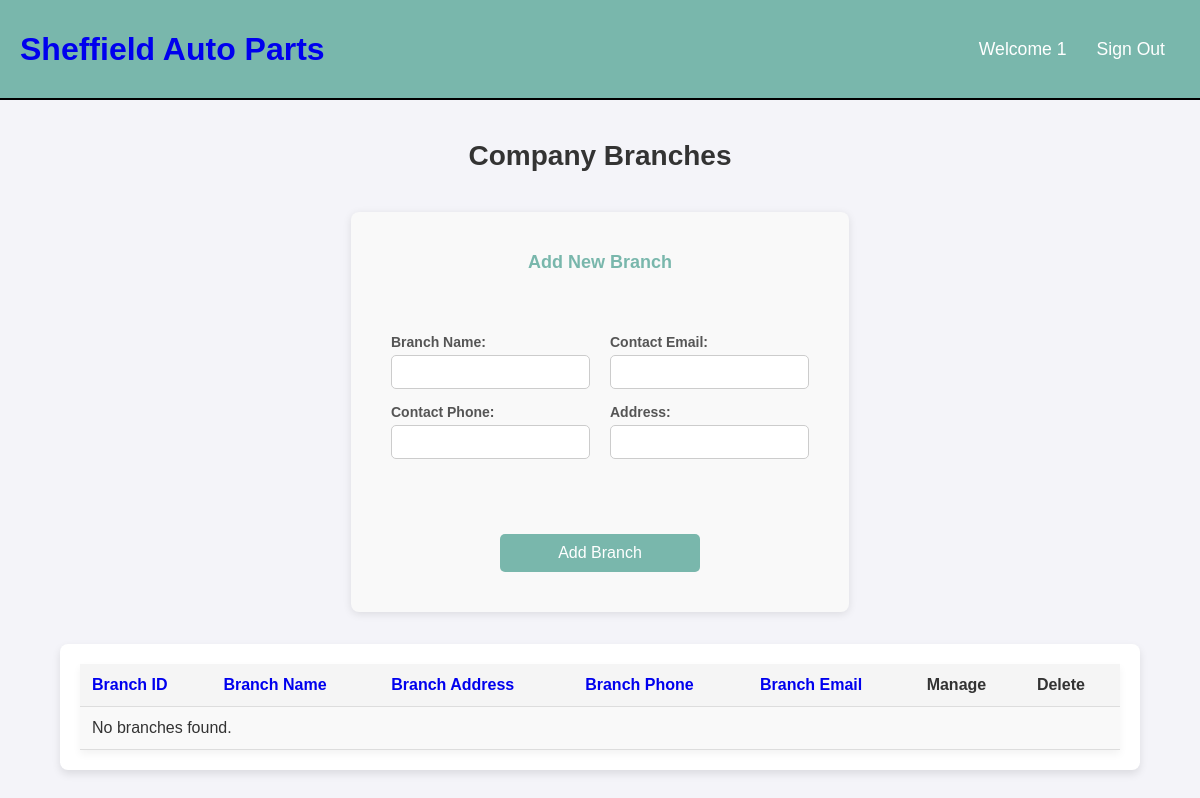
The app's page /view_branches.php (signed in), older data.
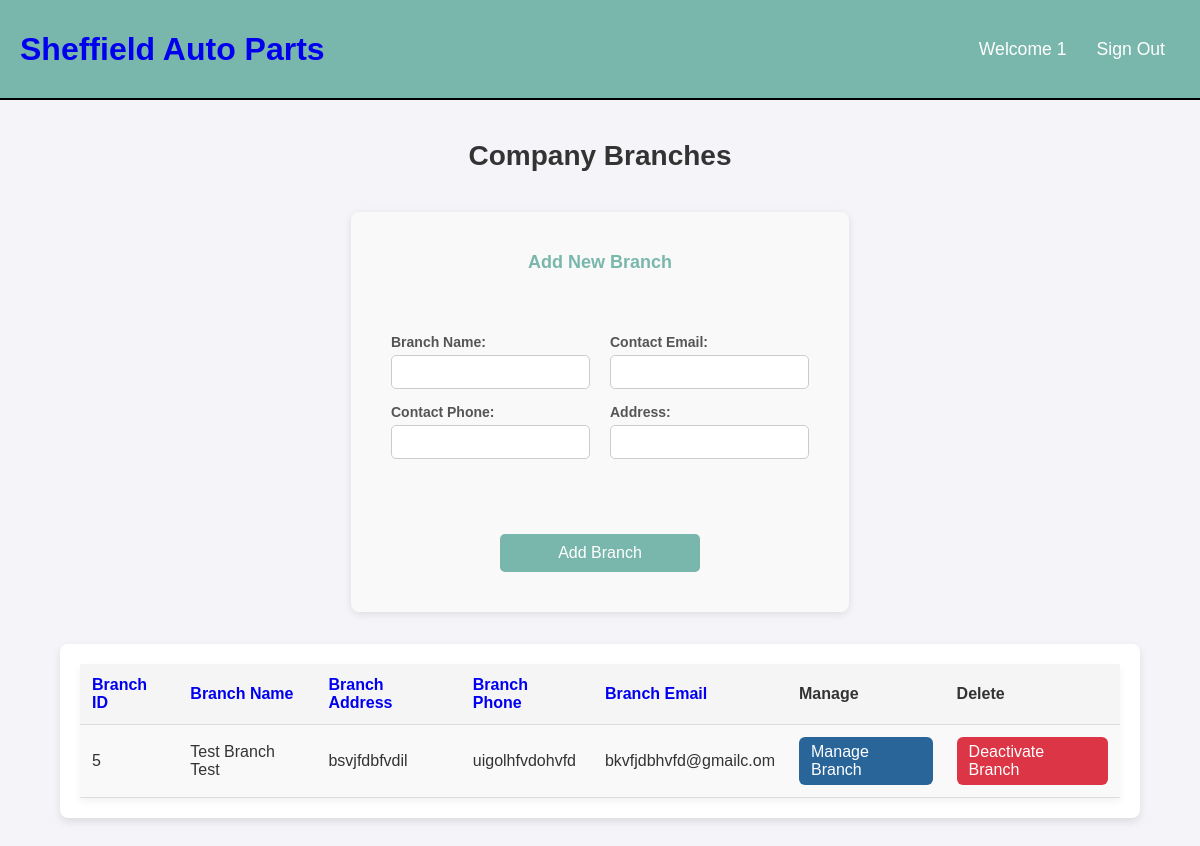
The same page, newer data.
### tables this page shows
CREATE TABLE `branches` (
  `branch_id` int(11) NOT NULL,
  `branch_name` varchar(255) NOT NULL,
  `branch_address` varchar(255) DEFAULT NULL,
  `branch_phone` varchar(20) DEFAULT NULL,
  `branch_email` varchar(255) DEFAULT NULL
);

### view_branches.php (the view, shortened to what this page needs)
<?php
include('include/init.php');
$sort_column = isset($_GET['sort_column']) ? $_GET['sort_column'] : 'branch_id';
$sort_order = isset($_GET['sort_order']) && $_GET['sort_order'] === 'desc' ? 'desc' : 'asc';
$next_sort_order = $sort_order === 'asc' ? 'desc' : 'asc';
$sql = "SELECT branch_id, branch_name, branch_address, branch_phone, branch_email FROM branches
        ORDER BY $sort_column $sort_order";
$result = $con->query($sql);
?>
<!DOCTYPE html>
<html lang="en">
<head>
    <link rel="stylesheet" href="style/base.css">
    <link rel="stylesheet" href="style/suppliers.css">
    <link rel="stylesheet" href="style/tablelist.css">
</head>
<body>
    <?php include('include/header.php')?>
    <div class="page-container">
        <h2 class="page-title">Company Branches</h2>
        <form action="view_branches.php" method="POST" class="supplier-form">
            <h3>Add New Branch</h3>
            <div class="supplier-form-columns">
                <div class="left-column">
                    <div class="form-group">
                        <label for="branch_name">Branch Name:</label>
                        <input type="text" id="branch_name" name="branch_name" required>
                    </div>
                    <div class="form-group">
                        <label for="branch_phone">Contact Phone:</label>
                        <input type="text" id="branch_phone" name="branch_phone" required>
                    </div>
                </div>
                <div class="right-column">
                    <div class="form-group">
                        <label for="branch_email">Contact Email:</label>
                        <input type="email" id="branch_email" name="branch_email" required>
                    </div>
                    <div class="form-group">
                        <label for="branch_address">Address:</label>
                        <input type="text" id="branch_address" name="branch_address" required>
                    </div>
                </div>
            </div>
            <button type="submit" name="add_branch" class="submit-btn">Add Branch</button>
        </form>
        <div class="table-container">
            <table class="inventory-list">
                <thead>
                    <tr>
                        <th><a href="?sort_column=branch_id&sort_order=<?php echo $next_sort_order; ?>">Branch ID</a></th>
                        <th><a href="?sort_column=branch_name&sort_order=<?php echo $next_sort_order; ?>">Branch Name</a></th>
                        <th><a href="?sort_column=branch_address&sort_order=<?php echo $next_sort_order; ?>">Branch Address</a></th>
                        <th><a href="?sort_column=branch_phone&sort_order=<?php echo $next_sort_order; ?>">Branch Phone</a></th>
                        <th><a href="?sort_column=branch_email&sort_order=<?php echo $next_sort_order; ?>">Branch Email</a></th>
                        <th>Manage</th>
                        <th>Delete</th>
                    </tr>
                </thead>
                <tbody>
                    <?php if ($result->num_rows > 0): ?>
                        <?php while ($row = $result->fetch_assoc()): ?>
                            <tr>
                                <td><?php echo htmlspecialchars($row['branch_id']); ?></td>
                                <td><?php echo htmlspecialchars($row['branch_name']); ?></td>
                                <td><?php echo htmlspecialchars($row['branch_address']); ?></td>
                                <td><?php echo htmlspecialchars($row['branch_phone']); ?></td>
                                <td><?php echo htmlspecialchars($row['branch_email']); ?></td>
                                <td><a href="manage_branches.php?branch_id=<?php echo $row['branch_id']; ?>" class="manage-btn">Manage Branch</a></td>
                                <td><a href="view_branches.php?deactivate_branch_id=<?php echo $row['branch_id']; ?>" class="remove-btn" onclick="return confirm('Are you sure you want to deactivate this branch?');">Deactivate Branch</a></td>
                            </tr>
                        <?php endwhile; ?>
                    <?php else: ?>
                        <tr>
                            <td colspan="7">No branches found.</td>
                        </tr>
                    <?php endif; ?>
                </tbody>
            </table>
        </div>
    </div>
</body>
</html>

Row changes from the older to the newer data that the page shows:
added branches: branch_id "5", branch_name "Test Branch Test", branch_address "bsvjfdbfvdil", branch_phone "uigolhfvdohvfd", branch_email "bkvfjdbhvfd@gmailc.om"
Text that changed along with them:
text no longer shown: "No branches found."
